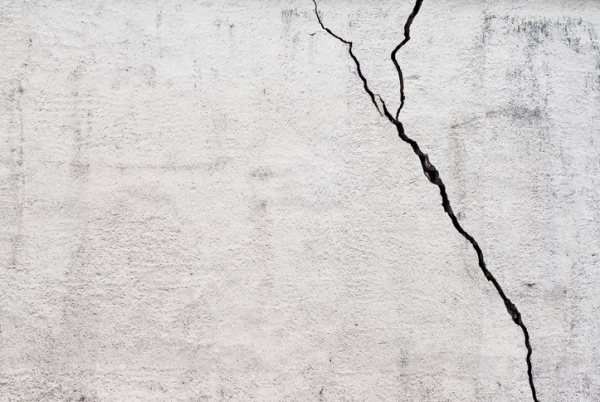
#> input picture CODE/PYTHON/crack-detection-opencv-master/Input-Set/Cracked_02.jpg, 600 x 402 px, found by its file name
$ python CrackDetection.py
#> lines starting #> are read from the running program, lines starting #| are printed output that depends on the picture; after the words box and inside, x2 and y2 are one past the last pixel; in counts of white or black regions, pixels touching at a corner belong together
# importing necessary libraries
import numpy as np
import cv2
from matplotlib import pyplot as plt

# read a cracked sample image
img = cv2.imread('/Users/davidraju/Downloads/crack-detection-opencv-master/Input-Set/Cracked_02.jpg')
#> img is the input picture: shape (402, 600, 3); mean B, G, R 208.4, 209.4, 211.8

# Convert into gray scale
gray = cv2.cvtColor(img, cv2.COLOR_BGR2GRAY)

# Image processing ( smoothing )
# Averaging
blur = cv2.blur(gray,(3,3))

# Apply logarithmic transform
img_log = (np.log(blur+1)/(np.log(1+np.max(blur))))*255
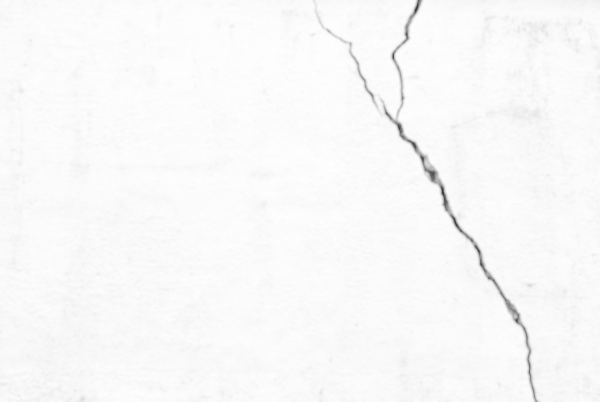
#> img_log: shape (402, 600) float16; min 51.31, max 255, mean 249.4

# Specify the data type
img_log = np.array(img_log,dtype=np.uint8)

# Image smoothing: bilateral filter
bilateral = cv2.bilateralFilter(img_log, 5, 75, 75)

# Canny Edge Detection
edges = cv2.Canny(bilateral,100,200)
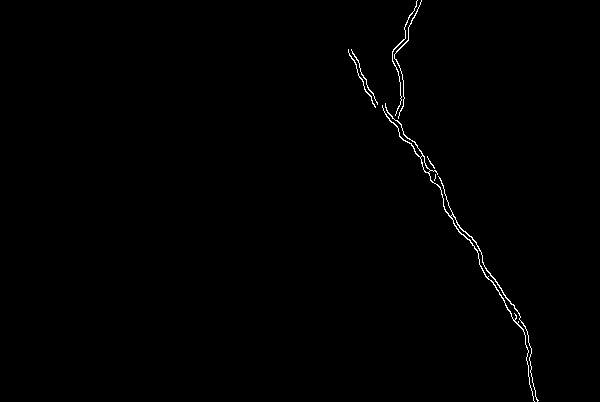
#> edges: shape (402, 600); 0.54% white in thin lines or dots, all inside (x1, y1, x2, y2) = (348, 0, 539, 402)

# Morphological Closing Operator
kernel = np.ones((5,5),np.uint8)
closing = cv2.morphologyEx(edges, cv2.MORPH_CLOSE, kernel)
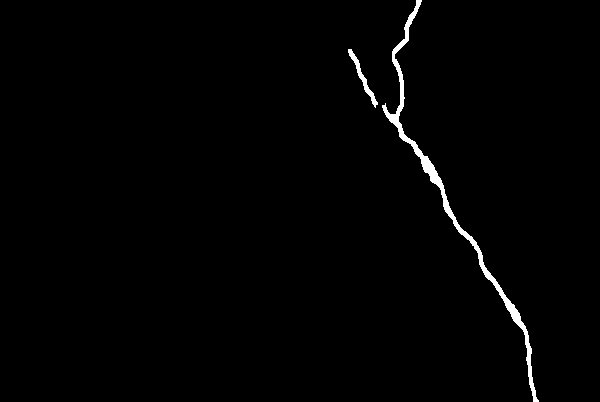
#> closing: shape (402, 600); 1.1% white; 2 white regions, box (x1, y1, x2, y2) and area: (382, 0, 539, 402) 2441, (348, 49, 378, 108) 292

# Create feature detecting method
# sift = cv2.xfeatures2d.SIFT_create()
# surf = cv2.xfeatures2d.SURF_create()
orb = cv2.ORB_create(nfeatures=1500)

# Make featured Image
keypoints, descriptors = orb.detectAndCompute(closing, None)
#> keypoints = 466 keypoints; strongest (x, y, size): (394, 116, 64.3), (393, 117, 77.1), (391, 112, 53.6), (390, 110, 64.3)
featuredImg = cv2.drawKeypoints(closing, keypoints, None)
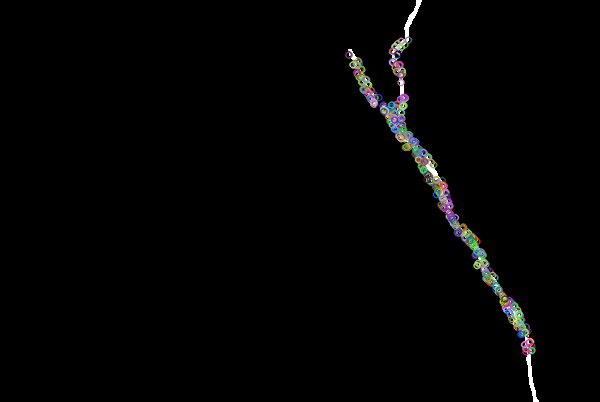
#> featuredImg: shape (402, 600, 3); mean of channels 0, 1, 2 3.3, 3.3, 3.3; drawn as B, G, R

# Create an output image
cv2.imwrite('Output-Set/CrackDetected-7.jpg', featuredImg)

# Use plot to show original and output image
plt.subplot(121),plt.imshow(img)
plt.title('Original'),plt.xticks([]), plt.yticks([])
plt.subplot(122),plt.imshow(featuredImg,cmap='gray')
plt.title('Output Image'),plt.xticks([]), plt.yticks([])
plt.show()
#> figure, not shown here; B, G, R data is drawn as R, G, B

$ run again, with CODE/PYTHON/crack-detection-opencv-master/Input-Set/Cracked_01.jpg copied over CODE/PYTHON/crack-detection-opencv-master/Input-Set/Cracked_02.jpg
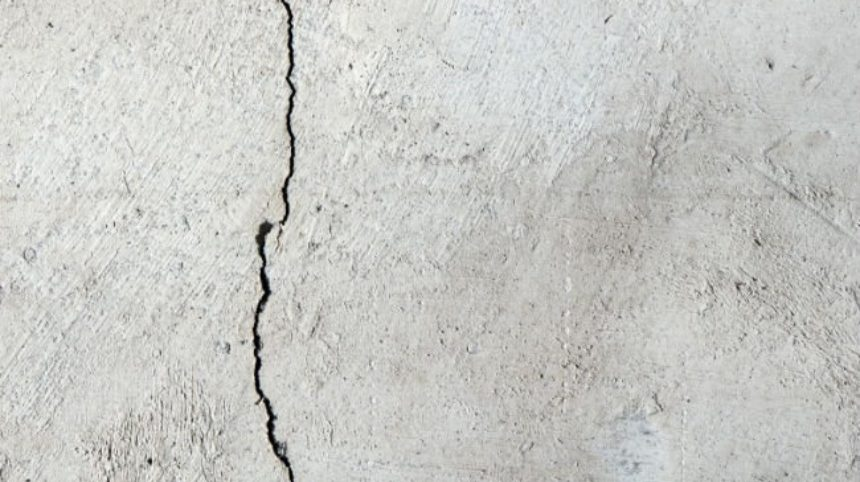
#> input picture CODE/PYTHON/crack-detection-opencv-master/Input-Set/Cracked_01.jpg, 860 x 482 px, found by its file name
#> img is the input picture: shape (482, 860, 3); mean B, G, R 197.6, 201.2, 200.5
#> `edges = cv2.Canny(bilateral,100,200)`:
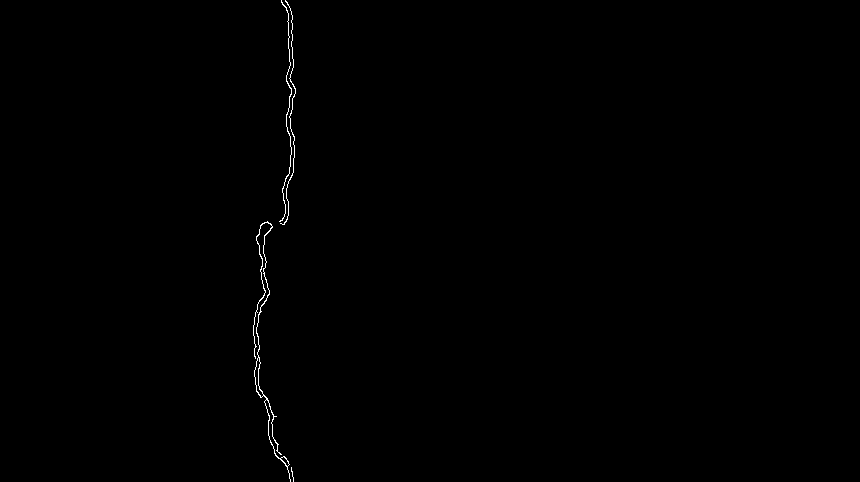
#> edges: shape (482, 860); 0.27% white in thin lines or dots, all inside (x1, y1, x2, y2) = (253, 0, 296, 482)
#> closing: shape (482, 860); 0.57% white; 2 white regions, box (x1, y1, x2, y2) and area: (253, 221, 294, 482) 1298, (279, 0, 296, 225) 1083
#> keypoints = 418 keypoints; strongest (x, y, size): (261, 246, 31), (261, 243, 31), (268, 227, 37.2), (271, 226, 37.2)
#> `plt.show()`:
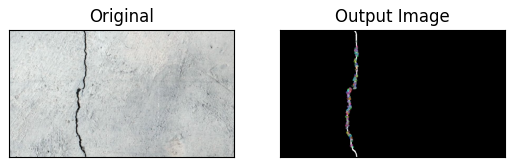
#> figure drawn by matplotlib, 2 panels; B, G, R data is drawn as R, G, B

$ run again, with CODE/PYTHON/crack-detection-opencv-master/Input-Set/Cracked_03.jpg copied over CODE/PYTHON/crack-detection-opencv-master/Input-Set/Cracked_02.jpg
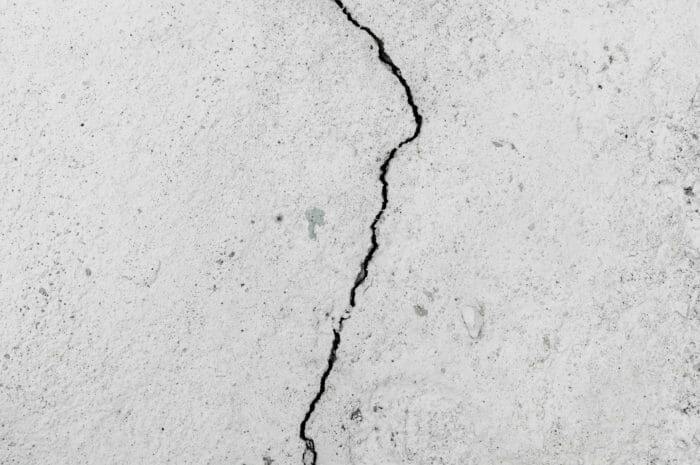
#> input picture CODE/PYTHON/crack-detection-opencv-master/Input-Set/Cracked_03.jpg, 700 x 465 px, found by its file name
#> img is the input picture: shape (465, 700, 3); mean B, G, R 208.6, 208.7, 208.7
#> `edges = cv2.Canny(bilateral,100,200)`:
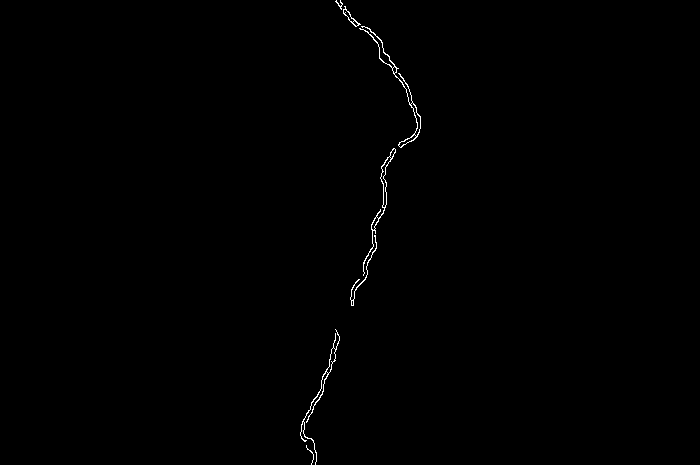
#> edges: shape (465, 700); 0.36% white in thin lines or dots, all inside (x1, y1, x2, y2) = (300, 0, 421, 465)
#> closing: shape (465, 700); 0.7% white; 3 white regions, box (x1, y1, x2, y2) and area: (335, 0, 421, 148) 877, (350, 148, 396, 306) 764, (300, 329, 340, 465) 636
#> keypoints = 447 keypoints; strongest (x, y, size): (385, 59, 37.2), (383, 56, 37.2), (386, 60, 31), (385, 54, 37.2)
#> `plt.show()`:
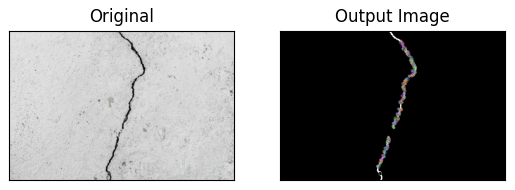
#> figure drawn by matplotlib, 2 panels; B, G, R data is drawn as R, G, B

$ run again, with CODE/PYTHON/crack-detection-opencv-master/Input-Set/Cracked_04.jpg copied over CODE/PYTHON/crack-detection-opencv-master/Input-Set/Cracked_02.jpg
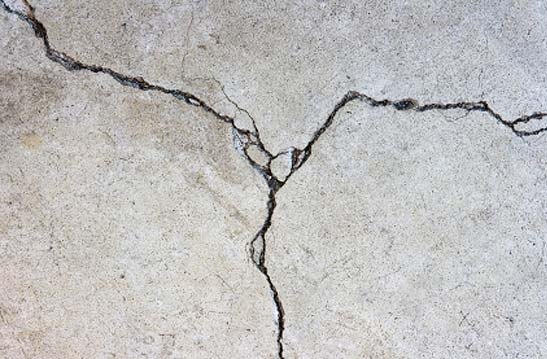
#> input picture CODE/PYTHON/crack-detection-opencv-master/Input-Set/Cracked_04.jpg, 547 x 359 px, found by its file name
#> img is the input picture: shape (359, 547, 3); mean B, G, R 188.6, 189.4, 190.6
#> `edges = cv2.Canny(bilateral,100,200)`:
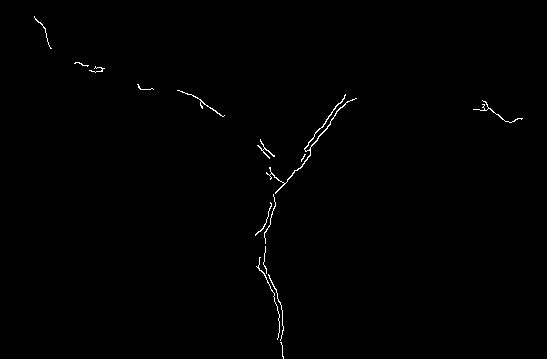
#> edges: shape (359, 547); 0.5% white in thin lines or dots, all inside (x1, y1, x2, y2) = (34, 16, 523, 359)
#> closing: shape (359, 547); 0.89% white; 8 white regions, largest, box (x1, y1, x2, y2) and area: (255, 94, 357, 359) 1274, (473, 100, 523, 123) 128, (257, 139, 275, 159) 103
#> keypoints = 436 keypoints; strongest (x, y, size): (284, 183, 31), (346, 99, 31), (347, 102, 31), (206, 105, 31)
#> `featuredImg = cv2.drawKeypoints(closing, keypoints, None)`:
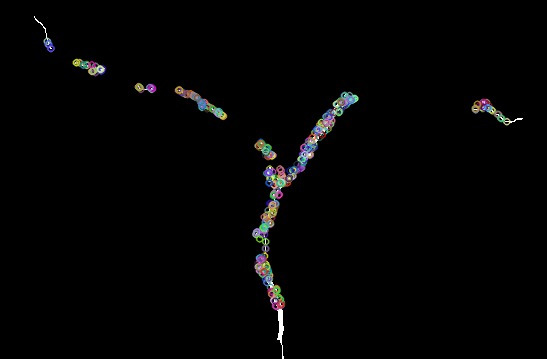
#> featuredImg: shape (359, 547, 3); mean of channels 0, 1, 2 3.4, 3.4, 3.4; drawn as B, G, R
